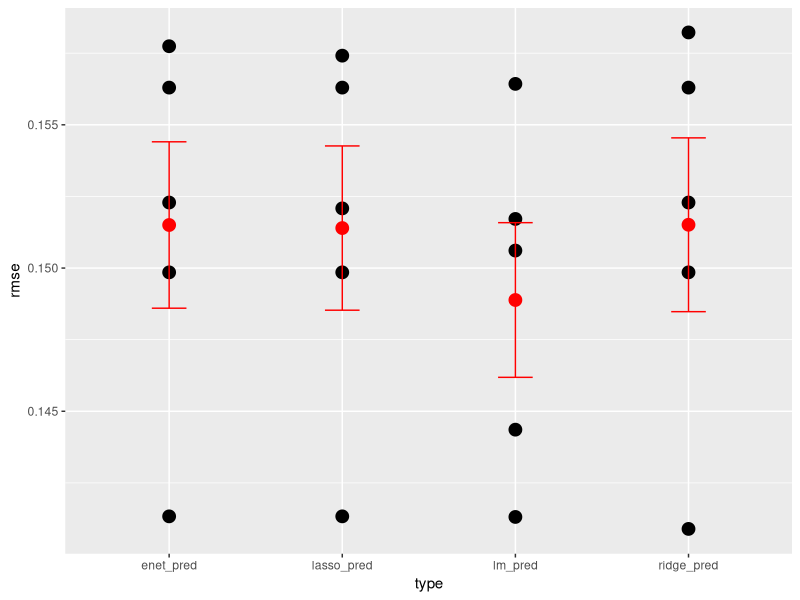

Reproduce this figure in R.
## ---- chunk 1
library(tidyverse)
library(glmnet)
## ---- chunk 2
health_tta <- read_csv("../data/final_data.csv")


health_tta <- health_tta |> 
  select(-name, -...1) |>
  mutate(across(everything(), ~ifelse(is.na(.), mean(., na.rm = TRUE), .)))
## ---- chunk 3
set.seed(101)
k <- 5
health_tta <- health_tta |>
  mutate(test_fold = sample(rep(1:k, length.out = n())))
## ---- chunk 4
get_test_pred <- function(k) {
  test_data <- health_tta |> filter(test_fold == k)                     # get test and training data
  train_data <- health_tta |> filter(test_fold != k)
  test_x <- as.matrix(select(test_data, -alcohol_impaired_driving_deaths))            # get test and training matrices
  train_x <- as.matrix(select(train_data, -alcohol_impaired_driving_deaths))
  
  lm_fit <- lm(alcohol_impaired_driving_deaths ~ ., data = train_data)                  # fit models to training data
  ridge_fit <- cv.glmnet(train_x, train_data$alcohol_impaired_driving_deaths, alpha = 0)
  lasso_fit <- cv.glmnet(train_x, train_data$alcohol_impaired_driving_deaths, alpha = 1)
  enet_fit <- cv.glmnet(train_x, train_data$alcohol_impaired_driving_deaths, alpha = 0.5)
  
  tibble(lm_pred = predict(lm_fit, newdata = test_data),              # return test results
         ridge_pred = as.numeric(predict(ridge_fit, newx = test_x)),
         lasso_pred = as.numeric(predict(lasso_fit, newx = test_x)),
         enet_pred = as.numeric(predict(enet_fit, newx = test_x)),
         test_actual = test_data$alcohol_impaired_driving_deaths,
         test_fold = k)
}
## ---- chunk 5
test_pred_all <- map(1:k, get_test_pred) |> 
  bind_rows()
## ---- chunk 6
test_pred_all |>
  pivot_longer(lm_pred:enet_pred, 
               names_to = "type", 
               values_to = "test_pred") |>
  group_by(type, test_fold) |>
  summarize(
    rmse = sqrt(mean((test_actual - test_pred)^2))
  ) |> 
  ggplot(aes(x = type, y = rmse)) + 
  geom_point(size = 4) +
  stat_summary(fun = mean, geom = "point", 
               color = "red", size = 4) + 
  stat_summary(fun.data = mean_se, geom = "errorbar", 
               color = "red", width = 0.2)
